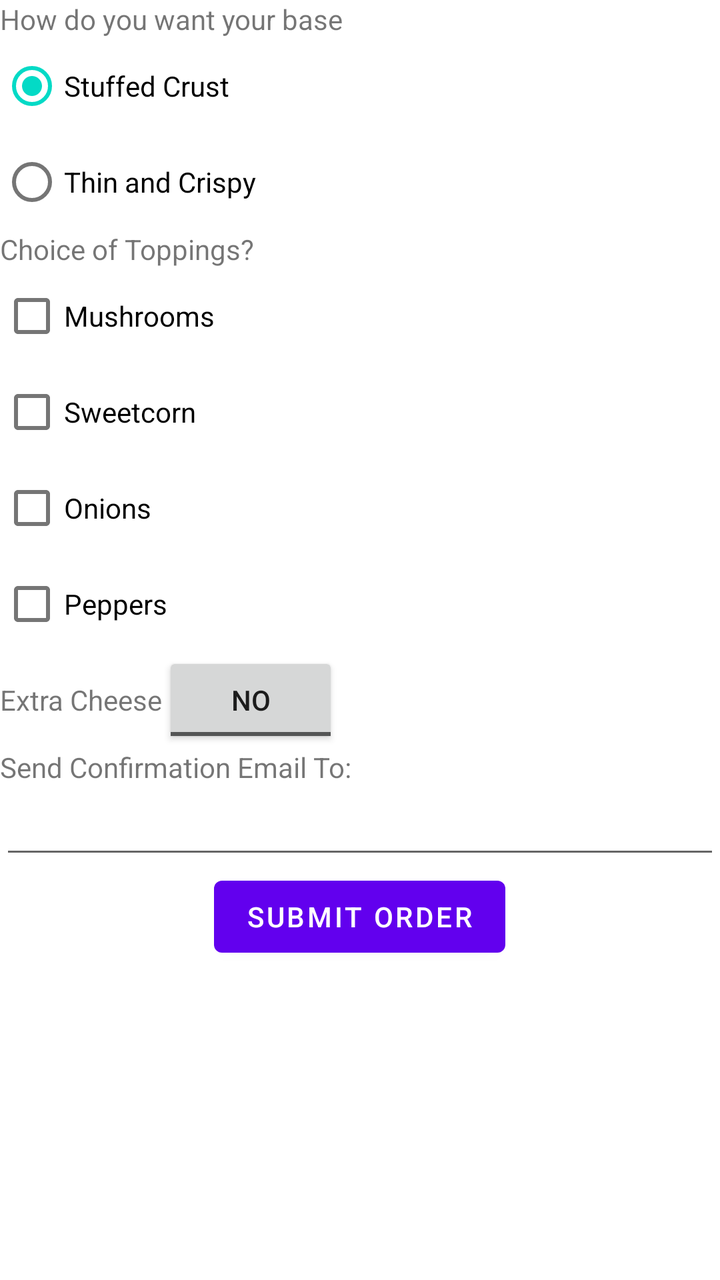
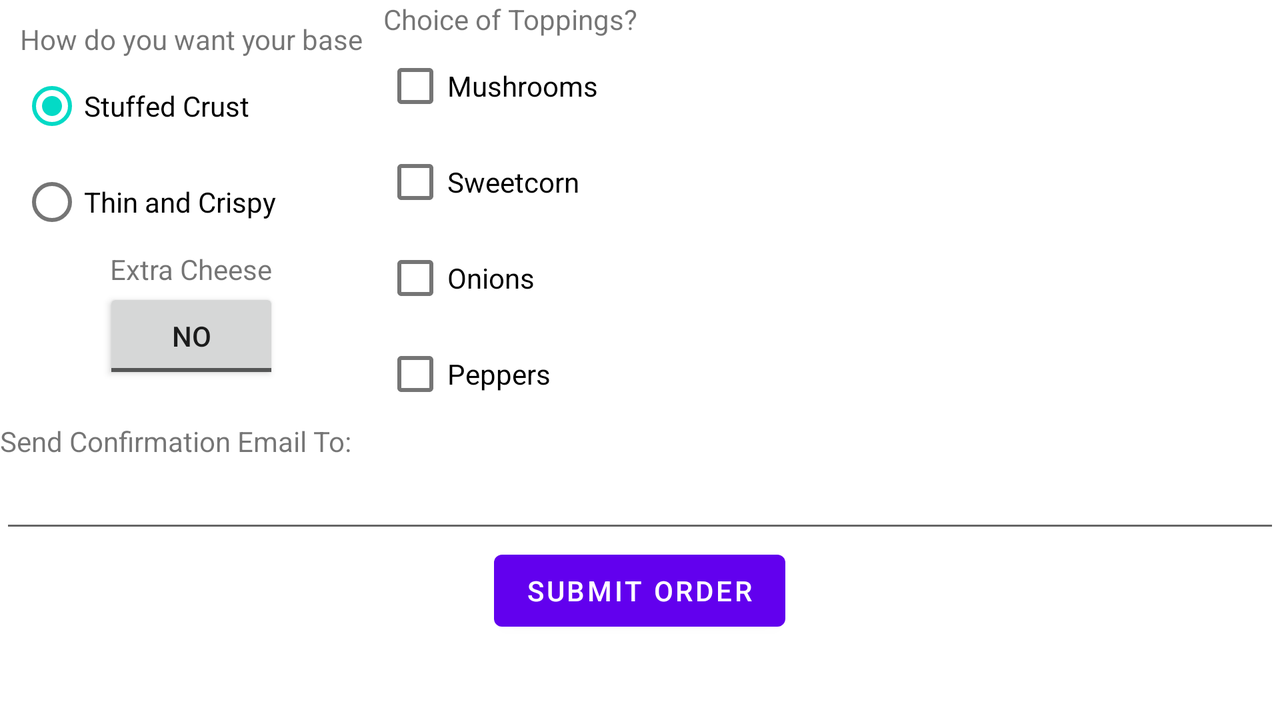

Compare how this app lays out the same screen by default and in its alternative resource folder. The renders come first, then the two layout files and the values they reference.
<!-- AndroidManifest.xml: fallback theme Theme.MaterialComponents.DayNight.NoActionBar -->
<!-- res/layout/main.xml -->
<?xml version="1.0" encoding="utf-8"?>

<ScrollView xmlns:android="http://schemas.android.com/apk/res/android"
    android:layout_width="fill_parent"
    android:layout_height="fill_parent">
    
  <LinearLayout
      android:id="@+id/linearLayout2"
      android:layout_width="fill_parent"
      android:layout_height="wrap_content"
      android:orientation="vertical" >

    <TextView
        android:id="@+id/textView1"
        android:layout_width="fill_parent"
        android:layout_height="wrap_content"
        android:text="@string/baseRequest" />

    <RadioGroup
        android:id="@+id/radioGroup1"
        android:layout_width="wrap_content"
        android:layout_height="wrap_content" >

         <requestFocus />
         
        <RadioButton
            android:id="@+id/stuffedCrust"
            android:layout_width="wrap_content"
            android:layout_height="wrap_content"
            android:checked="true"
            android:text="@string/base1String" />

        <RadioButton
            android:id="@+id/thinAndCrispy"
            android:layout_width="wrap_content"
            android:layout_height="wrap_content"
            android:text="@string/base2String" />
    </RadioGroup>

    <TextView
        android:id="@+id/textView2"
        android:layout_width="wrap_content"
        android:layout_height="wrap_content"
        android:text="@string/choiceRequest" />

    <CheckBox
        android:id="@+id/mushrooms"
        android:layout_width="wrap_content"
        android:layout_height="wrap_content"
        android:text="@string/topping1" />

    <CheckBox
        android:id="@+id/sweetcorn"
        android:layout_width="wrap_content"
        android:layout_height="wrap_content"
        android:text="@string/topping2" />

    <CheckBox
        android:id="@+id/onions"
        android:layout_width="wrap_content"
        android:layout_height="wrap_content"
        android:text="@string/topping3" />

    <CheckBox
        android:id="@+id/peppers"
        android:layout_width="wrap_content"
        android:layout_height="wrap_content"
        android:text="@string/topping4" />

	<LinearLayout
        android:id="@+id/linearLayout1"
        android:layout_width="match_parent"
        android:layout_height="wrap_content" 
        android:orientation="horizontal" >

		<TextView
		    android:id="@+id/textView4"
		    android:layout_width="wrap_content"
		    android:layout_height="wrap_content"
		    android:text="@string/extraRequest" />

		<ToggleButton
		    android:id="@+id/toggleExtraCheese"
		    android:layout_width="wrap_content"
		    android:layout_height="wrap_content"
		    android:textOn="Yes"
		    android:textOff="No" />
	    
    </LinearLayout>
    
    <TextView
        android:id="@+id/textView3"
        android:layout_width="wrap_content"
        android:layout_height="wrap_content"
        android:text="@string/emailRequest" />

    <EditText
        android:id="@+id/deliveryEmail"
        android:layout_width="match_parent"
        android:layout_height="wrap_content"
        android:inputType="textEmailAddress" >
    </EditText>

    <Button
        android:id="@+id/submitButton"
        android:layout_width="wrap_content"
        android:layout_height="wrap_content"
        android:layout_gravity="center"
        android:text="@string/submitRequest" />
  </LinearLayout>

</ScrollView>
<!-- resources referenced by this layout -->
<resources>
  <string name="base1String">Stuffed Crust</string>
  <string name="base2String">Thin and Crispy</string>
  <string name="baseRequest">How do you want your base</string>
  <string name="choiceRequest">Choice of Toppings?</string>
  <string name="emailRequest">Send Confirmation Email To:</string>
  <string name="extraRequest">Extra Cheese</string>
  <string name="submitRequest">Submit Order</string>
  <string name="topping1">Mushrooms</string>
  <string name="topping2">Sweetcorn</string>
  <string name="topping3">Onions</string>
  <string name="topping4">Peppers</string>
</resources>
<!-- res/layout-land/main.xml (the repository's variant of the layout above) -->
<!-- drawn on the phone turned sideways -->
<?xml version="1.0" encoding="utf-8"?>

<ScrollView xmlns:android="http://schemas.android.com/apk/res/android"
    android:layout_width="fill_parent"
    android:layout_height="fill_parent">
    
  <LinearLayout
      android:id="@+id/linearLayout2"
      android:layout_width="fill_parent"
      android:layout_height="wrap_content"
      android:orientation="vertical" >

    
    
    <LinearLayout
      android:id="@+id/linearLayout3"
      android:layout_width="fill_parent"
      android:layout_height="wrap_content"
      android:orientation="horizontal" 
      android:paddingEnd="10sp">
      
    
        
    <LinearLayout
      android:id="@+id/linearLayout4"
      android:layout_width="wrap_content"
      android:layout_height="wrap_content"
      android:orientation="vertical" 
      android:padding="10sp" >

    	<TextView
        	android:id="@+id/textView1"
        	android:layout_width="wrap_content"
        	android:layout_height="wrap_content"
        	android:text="@string/baseRequest" />

    	<RadioGroup
        	android:id="@+id/radioGroup1"
        	android:layout_width="wrap_content"
        	android:layout_height="wrap_content" >

         	<requestFocus />
         
        	<RadioButton
            	android:id="@+id/stuffedCrust"
            	android:layout_width="wrap_content"
            	android:layout_height="wrap_content"
            	android:checked="true"
           		android:text="@string/base1String" />

        	<RadioButton
            	android:id="@+id/thinAndCrispy"
            	android:layout_width="wrap_content"
            	android:layout_height="wrap_content"
            	android:text="@string/base2String" />
    	</RadioGroup>

    	<TextView
		    android:id="@+id/textView4"
		    android:layout_width="wrap_content"
		    android:layout_height="wrap_content"
		    android:text="@string/extraRequest" 
		    android:layout_gravity="center"/>

		<ToggleButton
		    android:id="@+id/toggleExtraCheese"
		    android:layout_width="wrap_content"
		    android:layout_height="wrap_content"
		    android:textOn="Yes"
		    android:textOff="No" 
		    android:layout_gravity="center"/>	
    		
    </LinearLayout>	
    
    
    
    <LinearLayout
      android:id="@+id/linearLayout5"
      android:layout_width="wrap_content"
      android:layout_height="wrap_content"
      android:orientation="vertical" >
    	
        <TextView
        	android:id="@+id/textView2"
        	android:layout_width="wrap_content"
        	android:layout_height="wrap_content"
        	android:text="@string/choiceRequest" />	

    	<CheckBox
        	android:id="@+id/mushrooms"
        	android:layout_width="wrap_content"
        	android:layout_height="wrap_content"
        	android:text="@string/topping1" />

    	<CheckBox
        	android:id="@+id/sweetcorn"
        	android:layout_width="wrap_content"
        	android:layout_height="wrap_content"
        	android:text="@string/topping2" />

    	<CheckBox
        	android:id="@+id/onions"
        	android:layout_width="wrap_content"
        	android:layout_height="wrap_content"
        	android:text="@string/topping3" />

    	<CheckBox
        	android:id="@+id/peppers"
        	android:layout_width="wrap_content"
        	android:layout_height="wrap_content"
        	android:text="@string/topping4" />
    </LinearLayout>
    
    </LinearLayout> 
    
    <TextView
        android:id="@+id/textView3"
        android:layout_width="wrap_content"
        android:layout_height="wrap_content"
        android:text="@string/emailRequest" />

    <EditText
        android:id="@+id/deliveryEmail"
        android:layout_width="match_parent"
        android:layout_height="wrap_content"
        android:inputType="textEmailAddress" >
    </EditText>

    <Button
        android:id="@+id/submitButton"
        android:layout_width="wrap_content"
        android:layout_height="wrap_content"
        android:layout_gravity="center"
        android:text="@string/submitRequest" />
  </LinearLayout>

</ScrollView>
